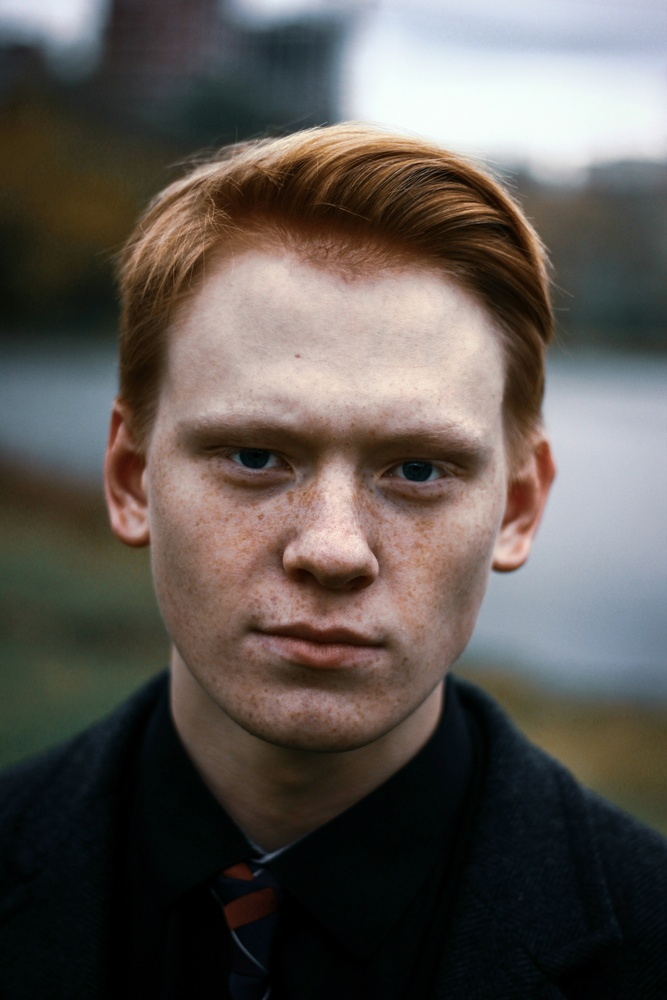
#> input picture face_detection/input_image.jpg, 667 x 1000 px, shrunk from 2667 x 4000 before the run
$ python detect_image.py ../input_image.jpg
#> lines starting #> are read from the running program, lines starting #| are printed output that depends on the picture; after the words box and inside, x2 and y2 are one past the last pixel; in counts of white or black regions, pixels touching at a corner belong together
#!/usr/bin/env python3
"""Detect faces in a single image and save annotated output.

Usage:
    python detect_image.py input.jpg -o out.jpg
"""
import argparse
import sys
import cv2


def main():
    parser = argparse.ArgumentParser(description="Detect faces in an image and save annotated output")
    parser.add_argument("input", help="Path to input image")
    parser.add_argument("-o", "--output", default="output.jpg", help="Path to save annotated image")
    parser.add_argument("--scale", type=float, default=1.1, help="Scale factor for detectMultiScale")
    parser.add_argument("--minNeighbors", type=int, default=5, help="minNeighbors for detectMultiScale")
    args = parser.parse_args()

    img = cv2.imread(args.input)
#> img is the input picture: shape (1000, 667, 3); mean B, G, R 82.4, 87.2, 93.2
    if img is None:
        print(f"Failed to read input image: {args.input}")
        sys.exit(2)

    gray = cv2.cvtColor(img, cv2.COLOR_BGR2GRAY)
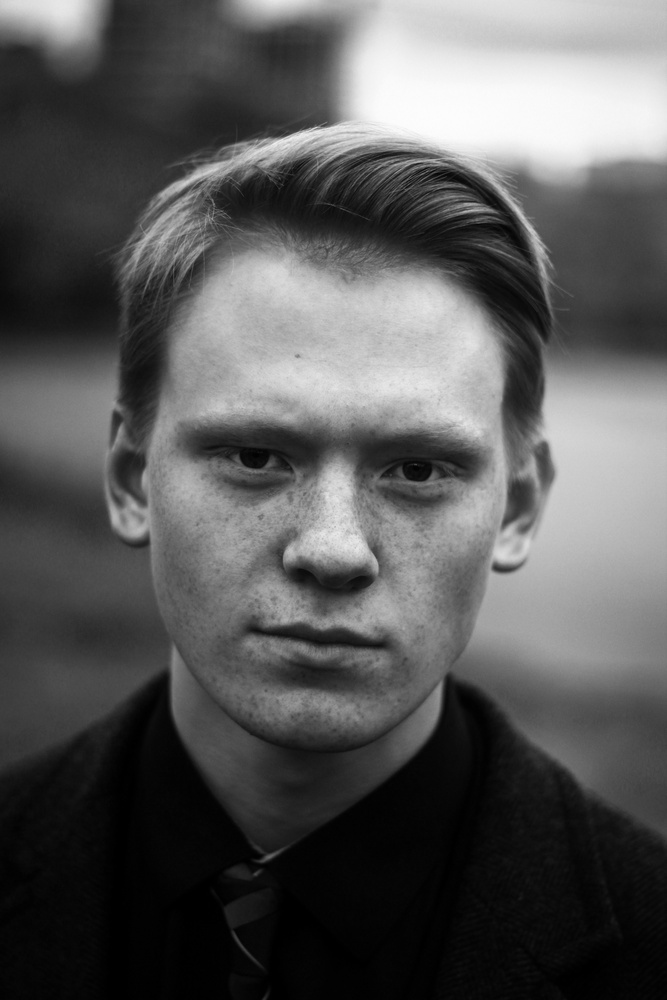
#> gray: shape (1000, 667); min 0, max 254, mean 88.4
    cascade_path = cv2.data.haarcascades + "haarcascade_frontalface_default.xml"
    cascade = cv2.CascadeClassifier(cascade_path)
    faces = cascade.detectMultiScale(gray, scaleFactor=args.scale, minNeighbors=args.minNeighbors)
#> faces = [[101, 285, 464, 464]]

    for (x, y, w, h) in faces:
        cv2.rectangle(img, (x, y), (x + w, y + h), (0, 255, 0), 2)
#> this loop made 1 pass
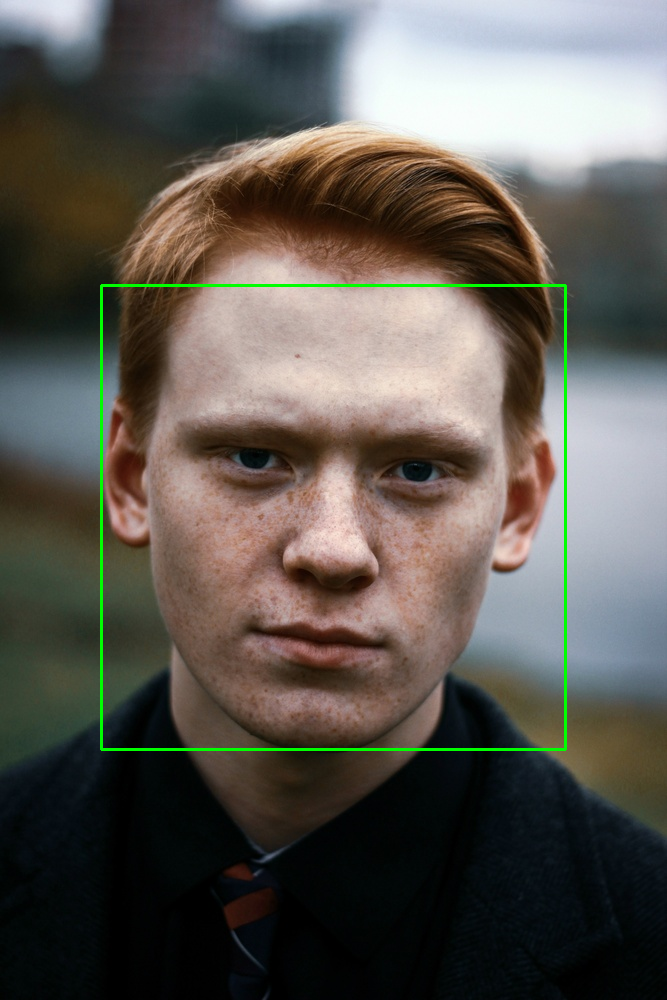
#> img: shape (1000, 667, 3); 0.83% of pixels changed, all inside (x1, y1, x2, y2) = (100, 284, 567, 751)

    cv2.imwrite(args.output, img)
    print(f"Detected {len(faces)} faces. Saved annotated image to: {args.output}")
#| Detected 1 faces. Saved annotated image to: output.jpg


if __name__ == "__main__":
    main()
